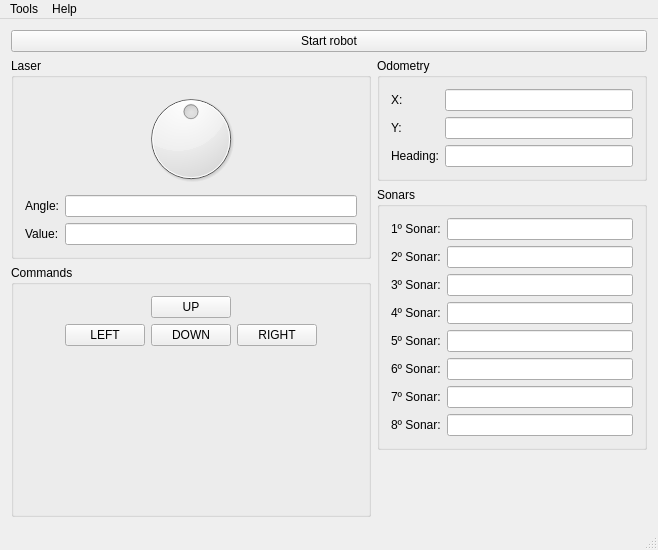
<?xml version="1.0" encoding="UTF-8"?>
<ui version="4.0">
 <class>MainWindow</class>
 <widget class="QMainWindow" name="MainWindow">
  <property name="geometry">
   <rect>
    <x>0</x>
    <y>0</y>
    <width>658</width>
    <height>550</height>
   </rect>
  </property>
  <property name="windowTitle">
   <string>Aria Demonstration</string>
  </property>
  <widget class="QWidget" name="centralWidget">
   <layout class="QVBoxLayout" name="verticalLayout_4">
    <item>
     <layout class="QHBoxLayout" name="horizontalLayout_2">
      <item>
       <widget class="QPushButton" name="PBStart">
        <property name="text">
         <string>Start robot</string>
        </property>
        <property name="checkable">
         <bool>true</bool>
        </property>
       </widget>
      </item>
     </layout>
    </item>
    <item>
     <layout class="QHBoxLayout" name="horizontalLayout">
      <item>
       <layout class="QVBoxLayout" name="verticalLayout_6">
        <item>
         <widget class="QGroupBox" name="groupBox_3">
          <property name="title">
           <string>Laser</string>
          </property>
          <layout class="QVBoxLayout" name="verticalLayout_5">
           <item>
            <widget class="QDial" name="dialAngle">
             <property name="maximum">
              <number>360</number>
             </property>
             <property name="value">
              <number>180</number>
             </property>
            </widget>
           </item>
           <item>
            <layout class="QFormLayout" name="formLayout_3">
             <item row="0" column="0">
              <widget class="QLabel" name="label_11">
               <property name="text">
                <string>Angle:</string>
               </property>
              </widget>
             </item>
             <item row="1" column="0">
              <widget class="QLabel" name="label_12">
               <property name="text">
                <string>Value:</string>
               </property>
              </widget>
             </item>
             <item row="1" column="1">
              <widget class="QLineEdit" name="LEValue"/>
             </item>
             <item row="0" column="1">
              <widget class="QLineEdit" name="LEAngle"/>
             </item>
            </layout>
           </item>
          </layout>
         </widget>
        </item>
        <item>
         <widget class="QGroupBox" name="groupBox_4">
          <property name="title">
           <string>Commands</string>
          </property>
          <layout class="QGridLayout" name="gridLayout">
           <item row="4" column="2">
            <spacer name="verticalSpacer">
             <property name="orientation">
              <enum>Qt::Vertical</enum>
             </property>
             <property name="sizeHint" stdset="0">
              <size>
               <width>20</width>
               <height>40</height>
              </size>
             </property>
            </spacer>
           </item>
           <item row="3" column="2">
            <widget class="QPushButton" name="PBDown">
             <property name="text">
              <string>DOWN</string>
             </property>
            </widget>
           </item>
           <item row="3" column="3">
            <widget class="QPushButton" name="PBRight">
             <property name="text">
              <string>RIGHT</string>
             </property>
            </widget>
           </item>
           <item row="3" column="1">
            <widget class="QPushButton" name="PBLeft">
             <property name="text">
              <string>LEFT</string>
             </property>
            </widget>
           </item>
           <item row="3" column="0">
            <spacer name="horizontalSpacer">
             <property name="orientation">
              <enum>Qt::Horizontal</enum>
             </property>
             <property name="sizeHint" stdset="0">
              <size>
               <width>40</width>
               <height>20</height>
              </size>
             </property>
            </spacer>
           </item>
           <item row="3" column="4">
            <spacer name="horizontalSpacer_2">
             <property name="orientation">
              <enum>Qt::Horizontal</enum>
             </property>
             <property name="sizeHint" stdset="0">
              <size>
               <width>40</width>
               <height>20</height>
              </size>
             </property>
            </spacer>
           </item>
           <item row="2" column="2">
            <widget class="QPushButton" name="PBUp">
             <property name="text">
              <string>UP</string>
             </property>
            </widget>
           </item>
          </layout>
          <zorder>PBLeft</zorder>
          <zorder>PBRight</zorder>
          <zorder>PBDown</zorder>
          <zorder>horizontalSpacer</zorder>
          <zorder>horizontalSpacer_2</zorder>
          <zorder>verticalSpacer</zorder>
          <zorder>PBUp</zorder>
         </widget>
        </item>
       </layout>
      </item>
      <item>
       <layout class="QVBoxLayout" name="verticalLayout">
        <item>
         <widget class="QGroupBox" name="groupBox_2">
          <property name="title">
           <string>Odometry</string>
          </property>
          <layout class="QVBoxLayout" name="verticalLayout_3">
           <item>
            <layout class="QFormLayout" name="formLayout_2">
             <property name="fieldGrowthPolicy">
              <enum>QFormLayout::AllNonFixedFieldsGrow</enum>
             </property>
             <item row="0" column="0">
              <widget class="QLabel" name="label_16">
               <property name="text">
                <string>X:</string>
               </property>
              </widget>
             </item>
             <item row="0" column="1">
              <widget class="QLineEdit" name="LEXPosition"/>
             </item>
             <item row="1" column="0">
              <widget class="QLabel" name="label_9">
               <property name="text">
                <string>Y:</string>
               </property>
              </widget>
             </item>
             <item row="1" column="1">
              <widget class="QLineEdit" name="LEYPosition"/>
             </item>
             <item row="2" column="0">
              <widget class="QLabel" name="label_10">
               <property name="text">
                <string>Heading:</string>
               </property>
              </widget>
             </item>
             <item row="2" column="1">
              <widget class="QLineEdit" name="LEHeading"/>
             </item>
            </layout>
           </item>
          </layout>
         </widget>
        </item>
        <item>
         <widget class="QGroupBox" name="groupBox">
          <property name="title">
           <string>Sonars</string>
          </property>
          <layout class="QVBoxLayout" name="verticalLayout_2">
           <item>
            <layout class="QFormLayout" name="formLayout">
             <property name="fieldGrowthPolicy">
              <enum>QFormLayout::AllNonFixedFieldsGrow</enum>
             </property>
             <item row="0" column="0">
              <widget class="QLabel" name="label">
               <property name="text">
                <string>1º Sonar:</string>
               </property>
              </widget>
             </item>
             <item row="0" column="1">
              <widget class="QLineEdit" name="LESonar1"/>
             </item>
             <item row="1" column="0">
              <widget class="QLabel" name="label_2">
               <property name="text">
                <string>2º Sonar:</string>
               </property>
              </widget>
             </item>
             <item row="1" column="1">
              <widget class="QLineEdit" name="LESonar2"/>
             </item>
             <item row="2" column="0">
              <widget class="QLabel" name="label_3">
               <property name="text">
                <string>3º Sonar:</string>
               </property>
              </widget>
             </item>
             <item row="3" column="0">
              <widget class="QLabel" name="label_4">
               <property name="text">
                <string>4º Sonar:</string>
               </property>
              </widget>
             </item>
             <item row="3" column="1">
              <widget class="QLineEdit" name="LESonar4"/>
             </item>
             <item row="4" column="0">
              <widget class="QLabel" name="label_5">
               <property name="text">
                <string>5º Sonar:</string>
               </property>
              </widget>
             </item>
             <item row="4" column="1">
              <widget class="QLineEdit" name="LESonar5"/>
             </item>
             <item row="5" column="0">
              <widget class="QLabel" name="label_6">
               <property name="text">
                <string>6º Sonar:</string>
               </property>
              </widget>
             </item>
             <item row="5" column="1">
              <widget class="QLineEdit" name="LESonar6"/>
             </item>
             <item row="6" column="0">
              <widget class="QLabel" name="label_7">
               <property name="text">
                <string>7º Sonar:</string>
               </property>
              </widget>
             </item>
             <item row="6" column="1">
              <widget class="QLineEdit" name="LESonar7"/>
             </item>
             <item row="7" column="0">
              <widget class="QLabel" name="label_8">
               <property name="text">
                <string>8º Sonar:</string>
               </property>
              </widget>
             </item>
             <item row="7" column="1">
              <widget class="QLineEdit" name="LESonar8"/>
             </item>
             <item row="2" column="1">
              <widget class="QLineEdit" name="LESonar3"/>
             </item>
            </layout>
           </item>
          </layout>
         </widget>
        </item>
        <item>
         <spacer name="verticalSpacer_2">
          <property name="orientation">
           <enum>Qt::Vertical</enum>
          </property>
          <property name="sizeHint" stdset="0">
           <size>
            <width>20</width>
            <height>40</height>
           </size>
          </property>
         </spacer>
        </item>
       </layout>
      </item>
     </layout>
    </item>
   </layout>
  </widget>
  <widget class="QMenuBar" name="menuBar">
   <property name="geometry">
    <rect>
     <x>0</x>
     <y>0</y>
     <width>658</width>
     <height>25</height>
    </rect>
   </property>
   <widget class="QMenu" name="menuAbout">
    <property name="title">
     <string>Help</string>
    </property>
    <addaction name="actionAbout"/>
   </widget>
   <widget class="QMenu" name="menuTools">
    <property name="title">
     <string>Tools</string>
    </property>
    <addaction name="actionUP"/>
    <addaction name="actionDOWN"/>
    <addaction name="actionLEFT"/>
    <addaction name="actionRIGHT"/>
   </widget>
   <addaction name="menuTools"/>
   <addaction name="menuAbout"/>
  </widget>
  <widget class="QStatusBar" name="statusBar"/>
  <action name="actionAbout">
   <property name="text">
    <string>About</string>
   </property>
  </action>
  <action name="actionUP">
   <property name="text">
    <string>UP</string>
   </property>
   <property name="shortcut">
    <string>Up</string>
   </property>
   <property name="shortcutContext">
    <enum>Qt::ApplicationShortcut</enum>
   </property>
  </action>
  <action name="actionDOWN">
   <property name="text">
    <string>DOWN</string>
   </property>
   <property name="shortcut">
    <string>Down</string>
   </property>
   <property name="shortcutContext">
    <enum>Qt::ApplicationShortcut</enum>
   </property>
  </action>
  <action name="actionLEFT">
   <property name="text">
    <string>LEFT</string>
   </property>
   <property name="shortcut">
    <string>Left</string>
   </property>
   <property name="shortcutContext">
    <enum>Qt::ApplicationShortcut</enum>
   </property>
  </action>
  <action name="actionRIGHT">
   <property name="text">
    <string>RIGHT</string>
   </property>
   <property name="shortcut">
    <string>Right</string>
   </property>
   <property name="shortcutContext">
    <enum>Qt::ApplicationShortcut</enum>
   </property>
  </action>
 </widget>
 <layoutdefault spacing="6" margin="11"/>
 <resources/>
 <connections/>
</ui>
